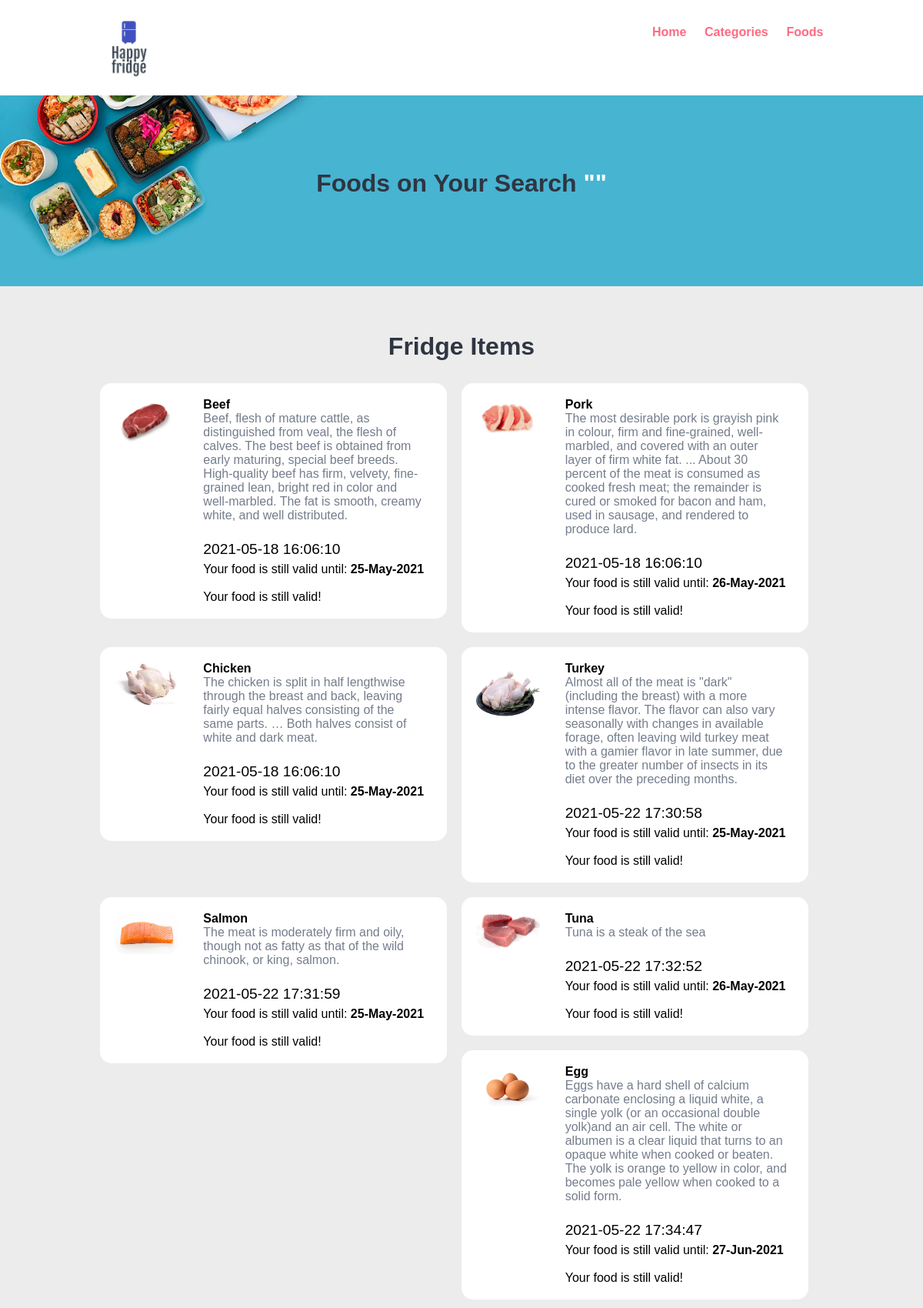
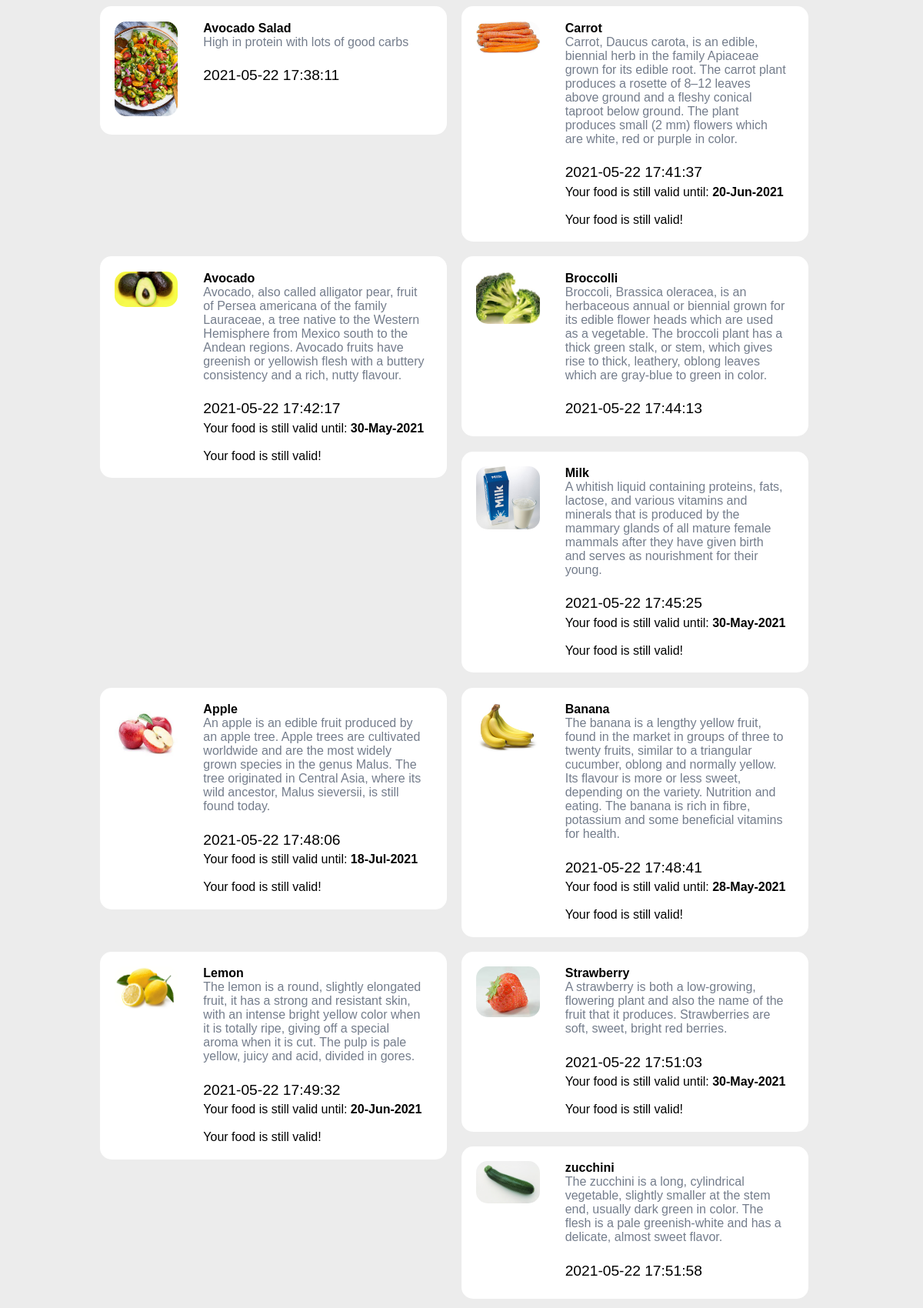
The app's page /food-order/food-search.php (upper part) with its own data (2 pictures, top to bottom).
### tables this page shows
CREATE TABLE `tbl_food` (
  `id` int(10) UNSIGNED NOT NULL,
  `title` varchar(100) NOT NULL,
  `description` text NOT NULL,
  `price` decimal(10,0) NOT NULL,
  `timestamp` timestamp NOT NULL DEFAULT current_timestamp(),
  `image_name` varchar(255) NOT NULL,
  `category_id` int(10) UNSIGNED NOT NULL,
  `featured` varchar(10) NOT NULL,
  `active` varchar(10) NOT NULL
);

### food-order/food-search.php (the view, shortened to what this page needs)
<?php include('partials-front/menu.php'); ?>
    <section class="food-search text-center">
        <div class="container">
            <?php
                $search = $_POST['search'];
            ?>
            <h2>Foods on Your Search <a href="#" class="text-white">"<?php echo $search; ?>"</a></h2>
        </div>
    </section>
    <section class="food-menu">
        <div class="container">
            <h2 class="text-center">Fridge Items</h2>
            <?php
                $sql = "SELECT * FROM tbl_food WHERE title LIKE '%$search%' OR description LIKE '%$search%'";
                $res = mysqli_query($conn, $sql);
                $count = mysqli_num_rows($res);
                if($count>0)
                {
                    while($row=mysqli_fetch_assoc($res))
                    {
                        $title = $row['title'];
                        $timestamp= $row['timestamp'];
                        $description = $row['description'];
                        $image_name = $row['image_name'];
                        ?>
                        <div class="food-menu-box">
                            <div class="food-menu-img">
                                <?php
                                    if($image_name=="")
                                    {
                                        echo "<div class='error'>Image not Available.</div>";
                                    }
                                    else
                                    {
                                        ?>
                                        <img src="<?php echo SITEURL; ?>images/food/<?php echo $image_name; ?>" alt="Chicke Hawain Pizza" class="img-responsive img-curve">
                                        <?php
                                    }
                                ?>
                            </div>
                            <div class="food-menu-desc">
                                <h4><?php echo $title; ?></h4>
                                <p class="food-detail">
                                    <?php echo $description; ?>
                                </p>
                                <br>
                                <p class="food-time"><?php echo $timestamp; ?></p>
                            <?php
                                 if ($title == "Beef")
                                 {
                                      $validity = '2 days';
                                      $date = new DateTime ($validity);
                                      $todayDate = new DateTime();
                                      if ($date >= $todayDate) {
                                            echo "Your food is still valid until: <b>" . $date->format('d-M-Y') . "</b>";
                                            echo "<br><br>";
                                            echo "Your food is still valid!</b>";
                                      }else {
                                            echo $date->format('d-M-Y');
                                            echo "Your food has expired";
                                 }}
                                ?>
                                <?php
                                 if ($title == "Chicken")
                                 {
                                      $validity = '2 days';
                                      $date = new DateTime ($validity);
                                      $todayDate = new DateTime();
                                      if ($date >= $todayDate) {
                                            echo "Your food is still valid until: <b>" . $date->format('d-M-Y') . "</b>";
                                            echo "<br><br>";
                                            echo "Your food is still valid!</b>";
                                      }else {
                                            echo $date->format('d-M-Y');
                                            echo "Your food has expired";
                                 }}
                                ?>
                                <?php
                                 if ($title == "Turkey")
                                 {
                                      $validity = '2 days';
                                      $date = new DateTime ($validity);
                                      $todayDate = new DateTime();
                                      if ($date >= $todayDate) {
                                            echo "Your food is still valid until: <b>" . $date->format('d-M-Y') . "</b>";
                                            echo "<br><br>";
                                            echo "Your food is still valid!</b>";
                                      }else {
                                            echo $date->format('d-M-Y');
                                            echo "Your food has expired";
                                 }}
                                ?>
                                <?php
                                 if ($title == "Pork")
                                 {
                                      $validity = '3 days';
                                      $date = new DateTime ($validity);
                                      $todayDate = new DateTime();
                                      if ($date >= $todayDate) {
                                            echo "Your food is still valid until: <b>" . $date->format('d-M-Y') . "</b>";
                                            echo "<br><br>";
                                            echo "Your food is still valid!</b>";
                                      }else {
                                            echo $date->format('d-M-Y');
                                            echo "Your food has expired";
                                 }}
                                ?>
                                 <?php
                                 if ($title == "Egg")
                                 {
                                      $validity = '5 weeks';
                                      $date = new DateTime ($validity);
                                      $todayDate = new DateTime();
                                      if ($date >= $todayDate) {
                                            echo "Your food is still valid until: <b>" . $date->format('d-M-Y') . "</b>";
                                            echo "<br><br>";
                                            echo "Your food is still valid!</b>";
                                      }else {
                                            echo $date->format('d-M-Y');
                                            echo "Your food has expired";
                                 }}
                                ?>
                                <?php
                                 if ($title == "Salmon")
                                 {
                                      $validity = '2 days';
                                      $date = new DateTime ($validity);
                                      $todayDate = new DateTime();
                                      if ($date >= $todayDate) {
                                            echo "Your food is still valid until: <b>" . $date->format('d-M-Y') . "</b>";
                                            echo "<br><br>";
                                            echo "Your food is still valid!</b>";
                                      }else {
                                            echo $date->format('d-M-Y');
                                            echo "Your food has expired";
                                 }}
                                ?>
                                <?php
                                 if ($title == "Tuna")
                                 {
                                      $validity = '3 days';
                                      $date = new DateTime ($validity);
                                      $todayDate = new DateTime();
                                      if ($date >= $todayDate) {
                                            echo "Your food is still valid until: <b>" . $date->format('d-M-Y') . "</b>";
                                            echo "<br><br>";
                                            echo "Your food is still valid!</b>";
                                      }else {
                                            echo $date->format('d-M-Y');
                                            echo "Your food has expired";
                                 }}
                                ?>
                                <?php
                                 if ($title == "Apple")
                                 {
                                      $validity = '8 weeks';
                                      $date = new DateTime ($validity);
                                      $todayDate = new DateTime();
                                      if ($date >= $todayDate) {
                                            echo "Your food is still valid until: <b>" . $date->format('d-M-Y') . "</b>";
                                            echo "<br><br>";
                                            echo "Your food is still valid!</b>";
                                      }else {
                                            echo $date->format('d-M-Y');
                                            echo "Your food has expired";
                                 }}
                                ?>
                                <?php
                                 if ($title == "Carrot")
                                 {
                                      $validity = '4 weeks';
                                      $date = new DateTime ($validity);
                                      $todayDate = new DateTime();
                                      if ($date >= $todayDate) {
                                            echo "Your food is still valid until: <b>" . $date->format('d-M-Y') . "</b>";
                                            echo "<br><br>";
                                            echo "Your food is still valid!</b>";
                                      }else {
                                            echo $date->format('d-M-Y');
                                            echo "Your food has expired";
                                 }}
                                ?>
                                <?php
                                 if ($title == "Avocado")
                                 {
                                      $validity = '7 days';
                                      $date = new DateTime ($validity);
                                      $todayDate = new DateTime();
                                      if ($date >= $todayDate) {
                                            echo "Your food is still valid until: <b>" . $date->format('d-M-Y') . "</b>";
                                            echo "<br><br>";
                                            echo "Your food is still valid!</b>";
                                      }else {
                                            echo $date->format('d-M-Y');
                                            echo "Your food has expired";
                                 }}
                                ?>
                                <?php
                                 if ($title == "Banana")
                                 {
                                      $validity = '5 days';
                                      $date = new DateTime ($validity);
                                      $todayDate = new DateTime();
                                      if ($date >= $todayDate) {
                                            echo "Your food is still valid until: <b>" . $date->format('d-M-Y') . "</b>";
                                            echo "<br><br>";
                                            echo "Your food is still valid!</b>";
                                      }else {
                                            echo $date->format('d-M-Y');
                                            echo "Your food has expired";
                                 }}
                                ?>
                                <?php
                                 if ($title == "Milk")
                                 {
                                      $validity = '1 week';
                                      $date = new DateTime ($validity);
                                      $todayDate = new DateTime();
                                      if ($date >= $todayDate) {
                                            echo "Your food is still valid until: <b>" . $date->format('d-M-Y') . "</b>";
                                            echo "<br><br>";
                                            echo "Your food is still valid!</b>";
                                      }else {
                                            echo $date->format('d-M-Y');
                                            echo "Your food has expired";
                                 }}
                                ?>
                                <?php
                                 if ($title == "Lemon")
                                 {
                                      $validity = '4 weeks';
                                      $date = new DateTime ($validity);
                                      $todayDate = new DateTime();
                                      if ($date >= $todayDate) {
                                            echo "Your food is still valid until: <b>" . $date->format('d-M-Y') . "</b>";
                                            echo "<br><br>";
                                            echo "Your food is still valid!</b>";
                                      }else {
                                            echo $date->format('d-M-Y');
                                            echo "Your food has expired";
                                 }}
                                ?>
                                <?php
                                 if ($title == "Strawberry")
                                 {
                                      $validity = '7 days';
                                      $date = new DateTime ($validity);
                                      $todayDate = new DateTime();
                                      if ($date >= $todayDate) {
                                            echo "Your food is still valid until: <b>" . $date->format('d-M-Y') . "</b>";
                                            echo "<br><br>";
                                            echo "Your food is still valid!</b>";
                                      }else {
                                            echo $date->format('d-M-Y');
                                            echo "Your food has expired";
                                 }}
                                ?>
                            </div>
                        </div>
                        <?php
                    }
                }
                else
                {
                    echo "<div class='error'>Food not found.</div>";
                }
            ?>
        </div>
    </section>
    <?php include('partials-front/footer.php'); ?>

### food-order/css/style.css (style rules this page uses)
* { margin: 0 0; padding: 0 0; font-family: Arial, Helvetica, sans-serif; }
.container { width: 80%; margin: 0 auto; padding: 1%; }
.img-responsive { width: 100%; }
.img-curve { border-radius: 15px; }
.text-center { text-align: center; }
.text-white { color: white; }
a { color: #ff6b81; text-decoration: none; }
h2 { color: #2f3542; font-size: 2rem; margin-bottom: 2%; }
.food-search { background-image: url(../images/bg.jpg); background-size: cover; background-repeat: no-repeat; background-position: center; padding: 7% 0; }
.food-menu { background-color: #ececec; padding: 4% 0; }
.food-menu-box { width: 43%; margin: 1%; padding: 2%; float: left; background-color: white; border-radius: 15px; }
.food-menu-img { width: 20%; float: left; }
.food-menu-desc { width: 70%; float: left; margin-left: 8%; }
.food-time { font-size: 1.2rem; margin: 2% 0; }
.food-detail { font-size: 1rem; color: #747d8c; }

### records on screen
tbl_food: image_name (picture), title "Beef", description "Beef, flesh of mature cattle, as distinguished from veal, the flesh of calves. The best beef is obtained from early maturing, special beef breeds. High-quality beef has firm, velvety, fine-grained lean, bright red in color and well-marbled. The fat is smooth, creamy white, and well distributed.", timestamp "2021-05-18 16:06:10", title "25-May-2021"
tbl_food: image_name (picture), title "Pork", description "The most desirable pork is grayish pink in colour, firm and fine-grained, well-marbled, and covered with an outer layer of firm white fat. ... About 30 percent of the meat is consumed as cooked fresh meat; the remainder is cured or smoked for bacon and ham, used in sausage, and rendered to produce lard.", timestamp "2021-05-18 16:06:10", title "26-May-2021"
tbl_food: image_name (picture), title "Chicken", description "The chicken is split in half lengthwise through the breast and back, leaving fairly equal halves consisting of the same parts. … Both halves consist of white and dark meat.", timestamp "2021-05-18 16:06:10", title "25-May-2021"
tbl_food: image_name (picture), title "Turkey", description "Almost all of the meat is \"dark\" (including the breast) with a more intense flavor. The flavor can also vary seasonally with changes in available forage, often leaving wild turkey meat with a gamier flavor in late summer, due to the greater number of insects in its diet over the preceding months.", timestamp "2021-05-22 17:30:58", title "25-May-2021"
tbl_food: image_name (picture), title "Salmon", description "The meat is moderately firm and oily, though not as fatty as that of the wild chinook, or king, salmon.", timestamp "2021-05-22 17:31:59", title "25-May-2021"
tbl_food: image_name (picture), title "Tuna", description "Tuna is a steak of the sea", timestamp "2021-05-22 17:32:52", title "26-May-2021"
tbl_food: image_name (picture), title "Egg", description "Eggs have a hard shell of calcium carbonate enclosing a liquid white, a single yolk (or an occasional double yolk)and an air cell. The white or albumen is a clear liquid that turns to an opaque white when cooked or beaten. The yolk is orange to yellow in color, and becomes pale yellow when cooked to a solid form.", timestamp "2021-05-22 17:34:47", title "27-Jun-2021"
tbl_food: image_name (picture), title "Avocado Salad", description "High in protein with lots of good carbs", timestamp "2021-05-22 17:38:11"
tbl_food: image_name (picture), title "Carrot", description "Carrot, Daucus carota, is an edible, biennial herb in the family Apiaceae grown for its edible root. The carrot plant produces a rosette of 8–12 leaves above ground and a fleshy conical taproot below ground. The plant produces small (2 mm) flowers which are white, red or purple in color.", timestamp "2021-05-22 17:41:37", title "20-Jun-2021"
tbl_food: image_name (picture), title "Avocado", description "Avocado, also called alligator pear, fruit of Persea americana of the family Lauraceae, a tree native to the Western Hemisphere from Mexico south to the Andean regions. Avocado fruits have greenish or yellowish flesh with a buttery consistency and a rich, nutty flavour.", timestamp "2021-05-22 17:42:17", title "30-May-2021"
tbl_food: image_name (picture), title "Broccolli", description "Broccoli, Brassica oleracea, is an herbaceous annual or biennial grown for its edible flower heads which are used as a vegetable. The broccoli plant has a thick green stalk, or stem, which gives rise to thick, leathery, oblong leaves which are gray-blue to green in color.", timestamp "2021-05-22 17:44:13"
tbl_food: image_name (picture), title "Milk", description "A whitish liquid containing proteins, fats, lactose, and various vitamins and minerals that is produced by the mammary glands of all mature female mammals after they have given birth and serves as nourishment for their young.", timestamp "2021-05-22 17:45:25", title "30-May-2021"
tbl_food: image_name (picture), title "Apple", description "An apple is an edible fruit produced by an apple tree. Apple trees are cultivated worldwide and are the most widely grown species in the genus Malus. The tree originated in Central Asia, where its wild ancestor, Malus sieversii, is still found today.", timestamp "2021-05-22 17:48:06", title "18-Jul-2021"
tbl_food: image_name (picture), title "Banana", description "The banana is a lengthy yellow fruit, found in the market in groups of three to twenty fruits, similar to a triangular cucumber, oblong and normally yellow. Its flavour is more or less sweet, depending on the variety. Nutrition and eating. The banana is rich in fibre, potassium and some beneficial vitamins for health.", timestamp "2021-05-22 17:48:41", title "28-May-2021"
tbl_food: image_name (picture), title "Lemon", description "The lemon is a round, slightly elongated fruit, it has a strong and resistant skin, with an intense bright yellow color when it is totally ripe, giving off a special aroma when it is cut. The pulp is pale yellow, juicy and acid, divided in gores.", timestamp "2021-05-22 17:49:32", title "20-Jun-2021"
tbl_food: image_name (picture), title "Strawberry", description "A strawberry is both a low-growing, flowering plant and also the name of the fruit that it produces. Strawberries are soft, sweet, bright red berries.", timestamp "2021-05-22 17:51:03", title "30-May-2021"
tbl_food: image_name (picture), title "zucchini", description "The zucchini is a long, cylindrical vegetable, slightly smaller at the stem end, usually dark green in color. The flesh is a pale greenish-white and has a delicate, almost sweet flavor.", timestamp "2021-05-22 17:51:58"
